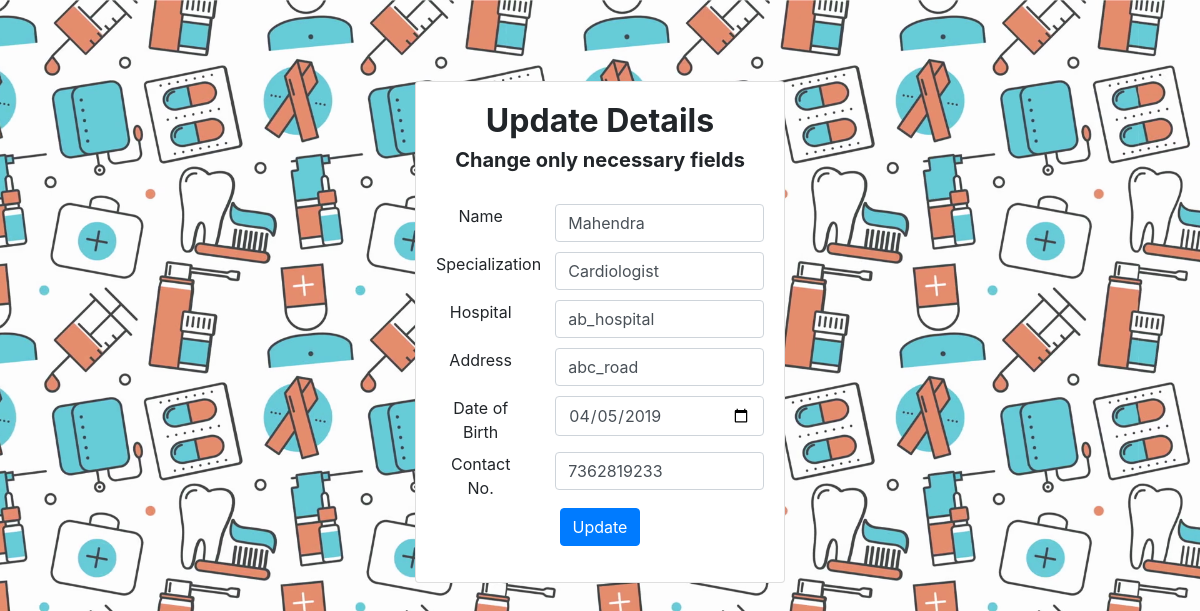
/doc_profile.php (signed in), run on the app's committed database.
### tables this page shows
CREATE TABLE IF NOT EXISTS `doc_details` (
  `id` int(11) NOT NULL AUTO_INCREMENT,
  `Name` varchar(50) NOT NULL,
  `Username` varchar(50) NOT NULL,
  `Specialization` varchar(50) NOT NULL,
  `HospitalName` varchar(100) NOT NULL,
  `Address` varchar(100) NOT NULL,
  `DOB` date NOT NULL,
  `Contact` varchar(15) NOT NULL,
  PRIMARY KEY (`id`),
  UNIQUE KEY `Username` (`Username`)
);

### doc_profile.php (the view, shortened to what this page needs)
<!DOCTYPE html>
<html lang="en">
  <head>
    <link rel="stylesheet" href="https://maxcdn.bootstrapcdn.com/bootstrap/4.0.0-beta/css/bootstrap.min.css">
  </head>
  <body style="background:url('images/bg.png'); background-size: cover;">
    <div class="center" style="margin-top:80px">
      <div class="center" align="center">
        <div class="col-md-1"></div>
        <div class="col-md-4">
          <div class="card">
            <div class="card-body", align="center">
              <center>
                  <h2><b>Update Details</b></h2>
                  <h5><b>Change only necessary fields</b></h5><br>
                  <?php
                    $con = mysqli_connect("127.0.0.1", "root", "", "hmsdb");
                    $username = $_SESSION['username'];
                    $query = "select * from doc_details where username='$username'";
                    $run = mysqli_query($con, $query);
                    if($run == true)
                    {
                        $row=mysqli_fetch_array($run);
                        $name = $row['Name'];
                        $spcl = $row['Specialization'];
                        $addr = $row['Address'];
                        $hname = $row['HospitalName'];
                        $dob = $row['DOB'];
                        $contact = $row['Contact'];
                        ?>
                        <form class="form-group" method="post" action="update_doc_details.php" align="center">
                            <div class="row">
                              <div class="col-md-4"><label>Name </label></div>
                              <div class="col-md-8"><input type="text" name="Name" class="form-control" value=<?php echo $name ?> required/></div><br><br>
                              <div class="col-md-4"><label>Specialization </label></div>
                              <div class="col-md-8"><input type="text" name="Specialization" class="form-control" value=<?php echo $spcl ?> required/></div><br><br>
                              <div class="col-md-4"><label>Hospital </label></div>
                              <div class="col-md-8"><input type="text" name="Hospital" class="form-control" value=<?php echo $hname ?> required/></div><br><br>
                              <div class="col-md-4"><label>Address </label></div>
                              <div class="col-md-8"><input type="text" name="Address" class="form-control" value=<?php echo $addr ?> required/></div><br><br>
                              <div class="col-md-4"><label>Date of Birth </label></div>
                              <div class="col-md-8"><input type="date" name="Date_of_Birth" class="form-control" value=<?php echo $dob ?> required/></div><br><br>
                              <div class="col-md-4"><label>Contact No. </label></div>
                              <div class="col-md-8"><input type="text" name="Contact_num" class="form-control" value=<?php echo $contact ?> required/></div><br><br>
                            </div>
                            <center><input type="submit" id="updatebtn" name="update_doc" value="Update" class="btn btn-primary"></center>
                        </form>
                        <?php
                    }
                    else
                        echo "Error!";
                ?>
            </center>
            </div>
          </div>
        </div>
         <div class="col-md-7"></div>
      </div>
    </div>
  </body>
</html>

### data on the page
doc_details: Name "Mahendra", Specialization "Cardiologist", Hospital "ab_hospital", Address "abc_road", Date_of_Birth "04/05/2019", Contact_num "7362819233"
